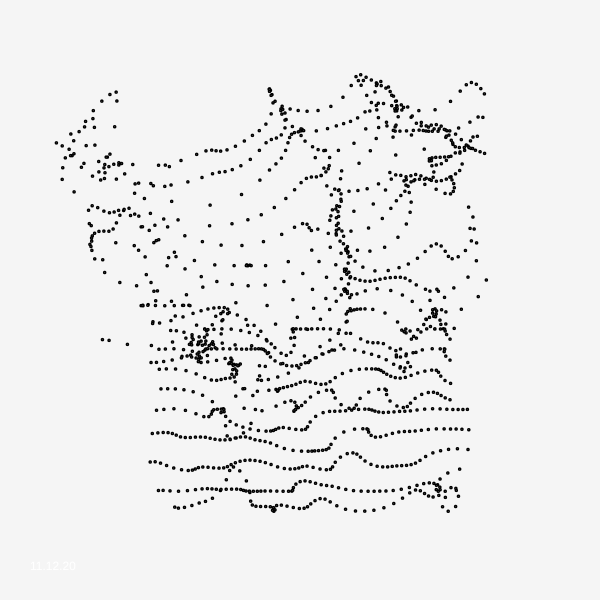
Frame 1 (no input)
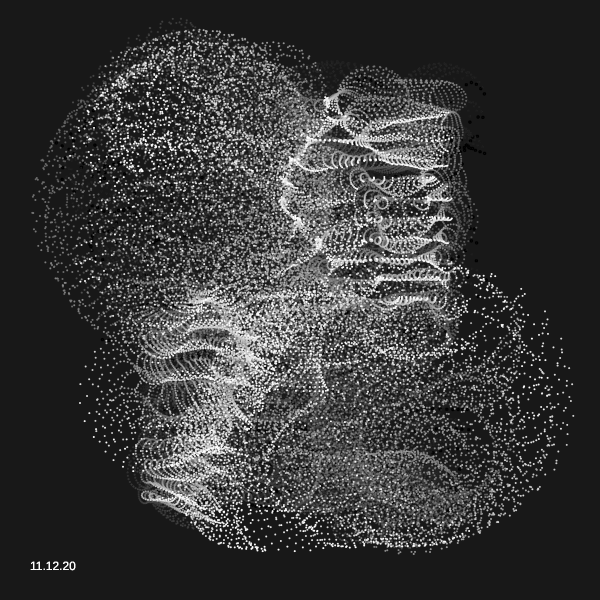
Frame 60 (no input)
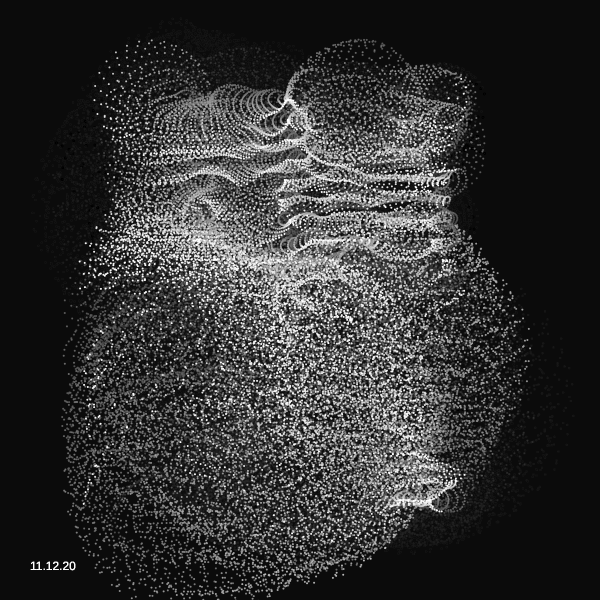
Frame 120 (the mouse pressed at the canvas centre since frame 60)

The p5.js sketch that drew these frames (run headless with seeded random() and noise() and a simulated clock; from frame 60 on, the mouse is pressed at the canvas centre):

// p5.js sketch
// ── sketch.js
//Create some vertical and then offset control points with a circular motion controlled by perlin noise.

//declaration of slider variables.
let sizeSlider;
let colorPicker;
let backgroundColorPicker;
let speedSlider;
let animationButton;
let radiusSlider;
let saveButton;
//isAnimated boolean.
let animate = true;

function setup() {
  createCanvas(600, 600);
  strokeWeight(1.5);
  pixelDensity(2);//increase for better resolution images.
}

let zoff = 0;
let angle = 0;

function draw() {

  //Get the values from DOM elements.
  let size = 1000;
  let animationSpeed = 0.2;
  let backgroundColor = 0;
  let mainColor = 255;
  let radius = 200;

  background(0, 10);
 
  noFill();

  //Create a grid of points.
  //max value of i will affect the density of vertical lines.
  for (i = width / 4; i <= width - (width / 4); i += 5) {
    beginShape();
    for (j = height / 6; j <= height - (height / 6); j += 20) {
      let x =i;
      let y =j;
      let scale = 0.005;//using a scale vaiable because steps between i and j counters are too large steps for noise function.
      //check if points are inside the slider size value.
      if (dist(i, j, width / 2, height / 2) < size) {
        n = map(noise(i * scale, j * scale, zoff), 0, 1, -1, 1);
        x = i +  n*radius * sin(angle + n * 10);
        y = j +  n*radius * cos(angle + n * 10);
      }
      //connect points.
      fill(255);

      ellipse(x, y, 2, 2);
      // point(x,y);
    }
    endShape();
  }

  //Toogle animation with button.
  if (animate === true) {
    zoff += 0.01;
    angle += animationSpeed;
  }

  fill(255);
  noStroke();
  text("11.12.20", 30, height-30);

}
